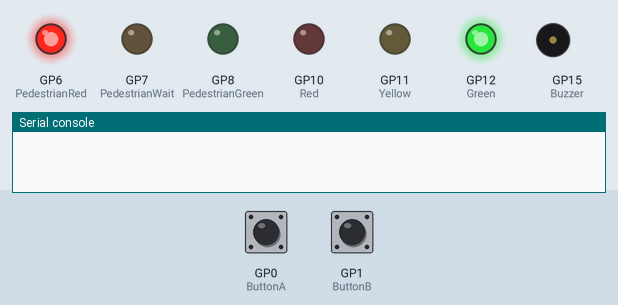
This program was run on a simulated Raspberry Pi Pico running MicroPython. On the bench: output pins drawn as LEDs (lit = HIGH), buzzer (waves = sounding), the last lines printed to the serial console. Inputs (shaded band) come from the test bench; at power-on: GP0 (ButtonA) LOW, GP1 (ButtonB) LOW. Threads take turns every 2 ms.

Above: at 3.2 s.
3.3 s: GP0 (ButtonA) pulled HIGH for 0.15 s
At 3.6 s:
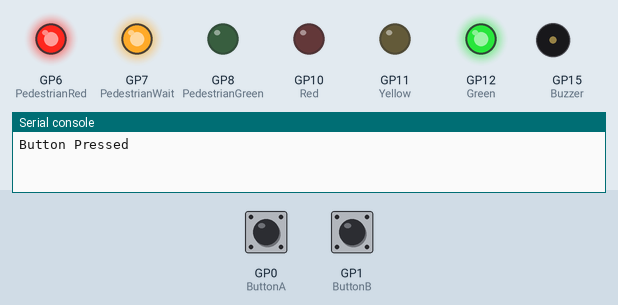
At 6.9 s:
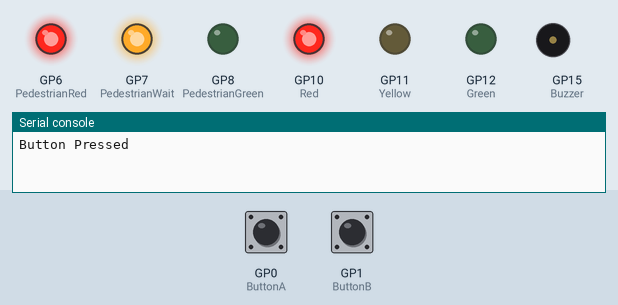
Timing chart, 0 to 29.5 s (numbered marks = the images above; inputs shaded):
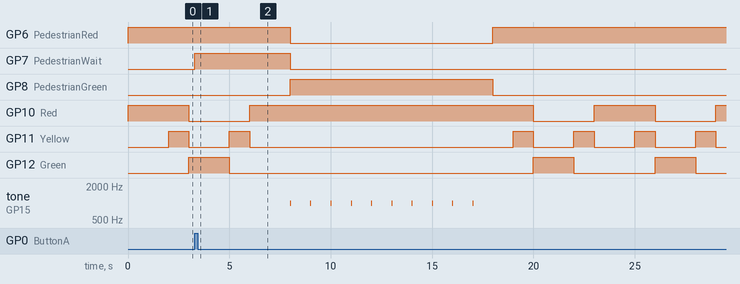

Measured:
- after the input at 3.3 s, GP6 (PedestrianRed): HIGH → LOW after 4.7 s, → HIGH 10.0 s later; GP7 (PedestrianWait): LOW → HIGH at once, → LOW 4.7 s later; GP8 (PedestrianGreen): LOW → HIGH after 4.7 s, → LOW 10.0 s later; tone on GP15 (Buzzer): alternates 1000 Hz for 0.05 s and silent for 0.95 s, 20 changes in all, then stays silent, starting after 4.7 s

The program:

Experiment7.py
```python
import machine
import utime
import _thread

ButtonA = machine.Pin(0, machine.Pin.IN, machine.Pin.PULL_DOWN)
ButtonB = machine.Pin(1, machine.Pin.IN, machine.Pin.PULL_DOWN)

Red = machine.Pin(10, machine.Pin.OUT)
Yellow = machine.Pin(11, machine.Pin.OUT)
Green = machine.Pin(12, machine.Pin.OUT)
PedestrianRed = machine.Pin(6, machine.Pin.OUT)
PedestrianWait = machine.Pin(7, machine.Pin.OUT)
PedestrianGreen = machine.Pin(8, machine.Pin.OUT)

Buzzer = machine.PWM(machine.Pin(15))
Buzzer.duty_u16(0)
Frequency = 1000

CrossRequested = False

def PedestrianCross():
    global CrossRequested
    PedestrianRed(0)
    PedestrianGreen(1)
    PedestrianWait(0)
    OnTime = 50
    print("Beeping")
    for Beeping in range (10):
        Buzzer.duty_u16(32767)
        utime.sleep_ms(OnTime)
        Buzzer.duty_u16(0)
        utime.sleep_ms(1000-OnTime)
    print("End Beeping Thread")
    PedestrianRed(1)
    PedestrianGreen(0)
    CrossRequested = False

def ButtonIRQHandler(pin):
    global CrossRequested
    if CrossRequested == False:
        print("Button Pressed")
        CrossRequested = True
        PedestrianWait.value(1)

ButtonA.irq(trigger = machine.Pin.IRQ_RISING, handler = ButtonIRQHandler)
ButtonB.irq(trigger = machine.Pin.IRQ_RISING, handler = ButtonIRQHandler)

Red.value(1)
Yellow.value(0)
Green.value(0)
PedestrianRed.value(1)
PedestrianGreen.value(0)
PedestrianWait.value(0)
utime.sleep(2)

while True:
    if CrossRequested == True:
        _thread.start_new_thread(PedestrianCross,())
        while CrossRequested:
            utime.sleep(1)
    else:
        Yellow.value(1)
        utime.sleep(1)
        Red.value(0)
        Yellow.value(0)
        Green.value(1)
        utime.sleep(2)
        Yellow.value(1)
        Green.value(0)
        utime.sleep(1)
        Red.value(1)
        Yellow.value(0)
        utime.sleep(2)
        
```
